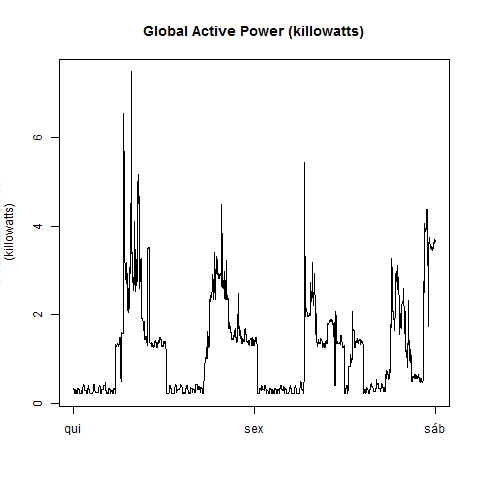

The R source for this figure:
# exploratory-data-analysis
# Course Project 1 
# Zebartol
# Week 1

#Libraries
library(grDevices)


#reading the data
setwd("C:/DATAscienceCoursera/Base de dados - curso/Exploratory")

power<-read.table('power_consumption.txt',header=TRUE,sep='|')
power$DateTime<-as.POSIXlt(power$DateTime)

head(power)
str(power)

#Line graph : PLot 2
plot(power$DateTime,power$GlobalActivePower,ylab = "Global Active Power 
     (killowatts)",xlab="",  main = "Global Active Power (killowatts)",type="l")
dev.copy(png,file = "Plot2.png", width = 480, height = 480)
dev.off()
